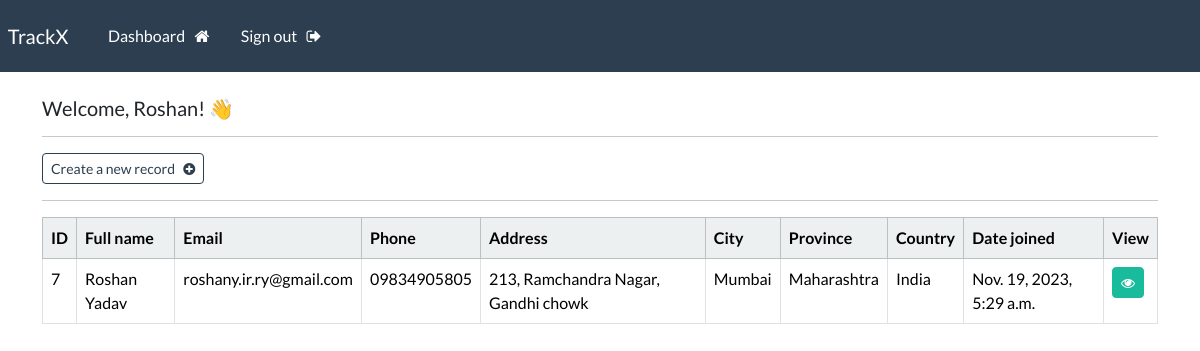
Screenshot of /dashboard (signed in) with the database file from the repository.
### webapp/models.py (models this page shows, shortened)
class Record(models.Model):
    creation_date = models.DateTimeField(auto_now_add=True)
    first_name = models.CharField(max_length=100)
    last_name = models.CharField(max_length=100)
    email = models.CharField(max_length=255)
    phone = models.CharField(max_length=20)
    address = models.CharField(max_length=300)
    city = models.CharField(max_length=255)
    province = models.CharField(max_length=200)
    country = models.CharField(max_length=125)

### webapp/views.py (the view)
# urls.py: path('dashboard', views.dashboard, name="dashboard"),
@login_required(login_url='my-login')
def dashboard(request):
    my_records = Record.objects.all()
    context = {'records': my_records}
    return render(request, 'webapp/dashboard.html', context=context)

### webapp/templates/webapp/dashboard.html
{% extends 'webapp/base.html' %}
{% block content %}
    <h5> Welcome, {{user}}! 👋 </h5>
    <hr>
    <a class="btn btn-outline-primary btn-sm" href="{% url 'create-record' %}">
        Create a new record &nbsp; <i class="fa fa-plus-circle" aria-hidden="true"></i>
    </a>
    <hr>
    <table class="table table-hover table-bordered">
        <thead class="table-light">
            <tr>
                <th scope="col"> ID </th>
                <th scope="col"> Full name </th>
                <th scope="col"> Email </th>
                <th scope="col"> Phone </th>
                <th scope="col"> Address </th>
                <th scope="col"> City </th>
                <th scope="col"> Province </th>
                <th scope="col"> Country </th>
                <th scope="col"> Date joined </th>
                <th scope="col"> View </th>
            </tr>
        </thead>
        <tbody>
        {% if records %}
            {% for record in records %}
            <tr>
                <td> {{record.id}} </td>
                <td> {{record.first_name}}  {{record.last_name}} </td>
                <td> {{record.email}} </td>
                <td> {{record.phone}} </td>
                <td> {{record.address}} </td>
                <td> {{record.city}} </td>
                <td> {{record.province}} </td>
                <td> {{record.country}} </td>
                <td> {{record.creation_date}} </td>
                <td> <a class="btn btn-success btn-sm" href="{% url 'record' record.id %}"> <i class="fa fa-eye" aria-hidden="true"></i> </a> </td>
            </tr>
            {% endfor %}
        {% endif %}
        </tbody>
    </table>
{% endblock %}

### webapp/templates/webapp/base.html (shortened to what this page needs)
{% load static %}
<!DOCTYPE html>
<html>
    <head>
        <link rel="stylesheet" type="text/css" href="https://bootswatch.com/5/flatly/bootstrap.min.css">
        <link rel="stylesheet" type="text/css" href="{% static 'css/styles.css' %}">
        <link rel="stylesheet" href="https://cdnjs.cloudflare.com/ajax/libs/font-awesome/4.7.0/css/font-awesome.min.css">
    </head>
    <body>
        {% include 'webapp/navbar.html' %}
        <div class="container">
            <br>
           {% block content %}
           {% endblock %}
        </div>
    </body>
</html>

### webapp/templates/webapp/navbar.html (shortened to what this page needs)
<nav class="navbar navbar-expand-lg navbar-dark bg-primary justify-content-center">
    <a class="navbar-brand main-heading" href="{% url '' %}">
      &nbsp; TrackX
    </a>
      <div class="collapse navbar-collapse text-center" id="navbarNavDropdown">
        <ul class="navbar-nav mr-auto">
          {% if user.is_authenticated %}
            <li class="nav-item">
              <a class="nav-link" href="{% url 'dashboard' %}">Dashboard &nbsp; <i class="fa fa-home" aria-hidden="true"></i> </a>
            </li>
            <li class="nav-item">
              <a class="nav-link" href="{% url 'user-logout' %}">Sign out &nbsp; <i class="fa fa-sign-out" aria-hidden="true"></i> </a>
            </li>
        </ul>
        {% endif %}
      </div>
  </nav>

### rows the page displays
Record: id "7", first_name "Roshan", last_name "Yadav", email "roshany.ir.ry@gmail.com", phone "09834905805", address "213, Ramchandra Nagar, Gandhi chowk", city "Mumbai", province "Maharashtra", country "India", creation_date "Nov. 19, 2023, 5:29 a.m."

### other values shown
{{ user }} "Roshan"
